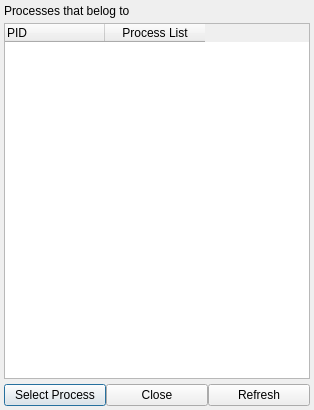
<?xml version="1.0" encoding="UTF-8"?>
<ui version="4.0">
 <class>ProcessList</class>
 <widget class="QDialog" name="ProcessList">
  <property name="geometry">
   <rect>
    <x>0</x>
    <y>0</y>
    <width>314</width>
    <height>410</height>
   </rect>
  </property>
  <property name="windowTitle">
   <string>Process List</string>
  </property>
  <layout class="QGridLayout" name="gridLayout">
   <property name="horizontalSpacing">
    <number>3</number>
   </property>
   <property name="verticalSpacing">
    <number>5</number>
   </property>
   <property name="margin">
    <number>4</number>
   </property>
   <item row="0" column="0">
    <widget class="QLabel" name="label">
     <property name="text">
      <string>Processes that belog to</string>
     </property>
    </widget>
   </item>
   <item row="0" column="1">
    <widget class="QLabel" name="label_user">
     <property name="palette">
      <palette>
       <active>
        <colorrole role="WindowText">
         <brush brushstyle="SolidPattern">
          <color alpha="255">
           <red>0</red>
           <green>0</green>
           <blue>0</blue>
          </color>
         </brush>
        </colorrole>
        <colorrole role="Button">
         <brush brushstyle="SolidPattern">
          <color alpha="255">
           <red>85</red>
           <green>170</green>
           <blue>0</blue>
          </color>
         </brush>
        </colorrole>
        <colorrole role="Light">
         <brush brushstyle="SolidPattern">
          <color alpha="255">
           <red>128</red>
           <green>255</green>
           <blue>0</blue>
          </color>
         </brush>
        </colorrole>
        <colorrole role="Midlight">
         <brush brushstyle="SolidPattern">
          <color alpha="255">
           <red>106</red>
           <green>212</green>
           <blue>0</blue>
          </color>
         </brush>
        </colorrole>
        <colorrole role="Dark">
         <brush brushstyle="SolidPattern">
          <color alpha="255">
           <red>42</red>
           <green>85</green>
           <blue>0</blue>
          </color>
         </brush>
        </colorrole>
        <colorrole role="Mid">
         <brush brushstyle="SolidPattern">
          <color alpha="255">
           <red>56</red>
           <green>113</green>
           <blue>0</blue>
          </color>
         </brush>
        </colorrole>
        <colorrole role="Text">
         <brush brushstyle="SolidPattern">
          <color alpha="255">
           <red>0</red>
           <green>0</green>
           <blue>0</blue>
          </color>
         </brush>
        </colorrole>
        <colorrole role="BrightText">
         <brush brushstyle="SolidPattern">
          <color alpha="255">
           <red>255</red>
           <green>255</green>
           <blue>255</blue>
          </color>
         </brush>
        </colorrole>
        <colorrole role="ButtonText">
         <brush brushstyle="SolidPattern">
          <color alpha="255">
           <red>0</red>
           <green>0</green>
           <blue>0</blue>
          </color>
         </brush>
        </colorrole>
        <colorrole role="Base">
         <brush brushstyle="SolidPattern">
          <color alpha="255">
           <red>255</red>
           <green>255</green>
           <blue>255</blue>
          </color>
         </brush>
        </colorrole>
        <colorrole role="Window">
         <brush brushstyle="SolidPattern">
          <color alpha="255">
           <red>85</red>
           <green>170</green>
           <blue>0</blue>
          </color>
         </brush>
        </colorrole>
        <colorrole role="Shadow">
         <brush brushstyle="SolidPattern">
          <color alpha="255">
           <red>0</red>
           <green>0</green>
           <blue>0</blue>
          </color>
         </brush>
        </colorrole>
        <colorrole role="AlternateBase">
         <brush brushstyle="SolidPattern">
          <color alpha="255">
           <red>170</red>
           <green>212</green>
           <blue>127</blue>
          </color>
         </brush>
        </colorrole>
        <colorrole role="ToolTipBase">
         <brush brushstyle="SolidPattern">
          <color alpha="255">
           <red>255</red>
           <green>255</green>
           <blue>220</blue>
          </color>
         </brush>
        </colorrole>
        <colorrole role="ToolTipText">
         <brush brushstyle="SolidPattern">
          <color alpha="255">
           <red>0</red>
           <green>0</green>
           <blue>0</blue>
          </color>
         </brush>
        </colorrole>
       </active>
       <inactive>
        <colorrole role="WindowText">
         <brush brushstyle="SolidPattern">
          <color alpha="255">
           <red>0</red>
           <green>0</green>
           <blue>0</blue>
          </color>
         </brush>
        </colorrole>
        <colorrole role="Button">
         <brush brushstyle="SolidPattern">
          <color alpha="255">
           <red>85</red>
           <green>170</green>
           <blue>0</blue>
          </color>
         </brush>
        </colorrole>
        <colorrole role="Light">
         <brush brushstyle="SolidPattern">
          <color alpha="255">
           <red>128</red>
           <green>255</green>
           <blue>0</blue>
          </color>
         </brush>
        </colorrole>
        <colorrole role="Midlight">
         <brush brushstyle="SolidPattern">
          <color alpha="255">
           <red>106</red>
           <green>212</green>
           <blue>0</blue>
          </color>
         </brush>
        </colorrole>
        <colorrole role="Dark">
         <brush brushstyle="SolidPattern">
          <color alpha="255">
           <red>42</red>
           <green>85</green>
           <blue>0</blue>
          </color>
         </brush>
        </colorrole>
        <colorrole role="Mid">
         <brush brushstyle="SolidPattern">
          <color alpha="255">
           <red>56</red>
           <green>113</green>
           <blue>0</blue>
          </color>
         </brush>
        </colorrole>
        <colorrole role="Text">
         <brush brushstyle="SolidPattern">
          <color alpha="255">
           <red>0</red>
           <green>0</green>
           <blue>0</blue>
          </color>
         </brush>
        </colorrole>
        <colorrole role="BrightText">
         <brush brushstyle="SolidPattern">
          <color alpha="255">
           <red>255</red>
           <green>255</green>
           <blue>255</blue>
          </color>
         </brush>
        </colorrole>
        <colorrole role="ButtonText">
         <brush brushstyle="SolidPattern">
          <color alpha="255">
           <red>0</red>
           <green>0</green>
           <blue>0</blue>
          </color>
         </brush>
        </colorrole>
        <colorrole role="Base">
         <brush brushstyle="SolidPattern">
          <color alpha="255">
           <red>255</red>
           <green>255</green>
           <blue>255</blue>
          </color>
         </brush>
        </colorrole>
        <colorrole role="Window">
         <brush brushstyle="SolidPattern">
          <color alpha="255">
           <red>85</red>
           <green>170</green>
           <blue>0</blue>
          </color>
         </brush>
        </colorrole>
        <colorrole role="Shadow">
         <brush brushstyle="SolidPattern">
          <color alpha="255">
           <red>0</red>
           <green>0</green>
           <blue>0</blue>
          </color>
         </brush>
        </colorrole>
        <colorrole role="AlternateBase">
         <brush brushstyle="SolidPattern">
          <color alpha="255">
           <red>170</red>
           <green>212</green>
           <blue>127</blue>
          </color>
         </brush>
        </colorrole>
        <colorrole role="ToolTipBase">
         <brush brushstyle="SolidPattern">
          <color alpha="255">
           <red>255</red>
           <green>255</green>
           <blue>220</blue>
          </color>
         </brush>
        </colorrole>
        <colorrole role="ToolTipText">
         <brush brushstyle="SolidPattern">
          <color alpha="255">
           <red>0</red>
           <green>0</green>
           <blue>0</blue>
          </color>
         </brush>
        </colorrole>
       </inactive>
       <disabled>
        <colorrole role="WindowText">
         <brush brushstyle="SolidPattern">
          <color alpha="255">
           <red>42</red>
           <green>85</green>
           <blue>0</blue>
          </color>
         </brush>
        </colorrole>
        <colorrole role="Button">
         <brush brushstyle="SolidPattern">
          <color alpha="255">
           <red>85</red>
           <green>170</green>
           <blue>0</blue>
          </color>
         </brush>
        </colorrole>
        <colorrole role="Light">
         <brush brushstyle="SolidPattern">
          <color alpha="255">
           <red>128</red>
           <green>255</green>
           <blue>0</blue>
          </color>
         </brush>
        </colorrole>
        <colorrole role="Midlight">
         <brush brushstyle="SolidPattern">
          <color alpha="255">
           <red>106</red>
           <green>212</green>
           <blue>0</blue>
          </color>
         </brush>
        </colorrole>
        <colorrole role="Dark">
         <brush brushstyle="SolidPattern">
          <color alpha="255">
           <red>42</red>
           <green>85</green>
           <blue>0</blue>
          </color>
         </brush>
        </colorrole>
        <colorrole role="Mid">
         <brush brushstyle="SolidPattern">
          <color alpha="255">
           <red>56</red>
           <green>113</green>
           <blue>0</blue>
          </color>
         </brush>
        </colorrole>
        <colorrole role="Text">
         <brush brushstyle="SolidPattern">
          <color alpha="255">
           <red>42</red>
           <green>85</green>
           <blue>0</blue>
          </color>
         </brush>
        </colorrole>
        <colorrole role="BrightText">
         <brush brushstyle="SolidPattern">
          <color alpha="255">
           <red>255</red>
           <green>255</green>
           <blue>255</blue>
          </color>
         </brush>
        </colorrole>
        <colorrole role="ButtonText">
         <brush brushstyle="SolidPattern">
          <color alpha="255">
           <red>42</red>
           <green>85</green>
           <blue>0</blue>
          </color>
         </brush>
        </colorrole>
        <colorrole role="Base">
         <brush brushstyle="SolidPattern">
          <color alpha="255">
           <red>85</red>
           <green>170</green>
           <blue>0</blue>
          </color>
         </brush>
        </colorrole>
        <colorrole role="Window">
         <brush brushstyle="SolidPattern">
          <color alpha="255">
           <red>85</red>
           <green>170</green>
           <blue>0</blue>
          </color>
         </brush>
        </colorrole>
        <colorrole role="Shadow">
         <brush brushstyle="SolidPattern">
          <color alpha="255">
           <red>0</red>
           <green>0</green>
           <blue>0</blue>
          </color>
         </brush>
        </colorrole>
        <colorrole role="AlternateBase">
         <brush brushstyle="SolidPattern">
          <color alpha="255">
           <red>85</red>
           <green>170</green>
           <blue>0</blue>
          </color>
         </brush>
        </colorrole>
        <colorrole role="ToolTipBase">
         <brush brushstyle="SolidPattern">
          <color alpha="255">
           <red>255</red>
           <green>255</green>
           <blue>220</blue>
          </color>
         </brush>
        </colorrole>
        <colorrole role="ToolTipText">
         <brush brushstyle="SolidPattern">
          <color alpha="255">
           <red>0</red>
           <green>0</green>
           <blue>0</blue>
          </color>
         </brush>
        </colorrole>
       </disabled>
      </palette>
     </property>
     <property name="text">
      <string/>
     </property>
    </widget>
   </item>
   <item row="1" column="0" colspan="2">
    <widget class="QTableWidget" name="tableWidget">
     <property name="editTriggers">
      <set>QAbstractItemView::NoEditTriggers</set>
     </property>
     <property name="showGrid">
      <bool>false</bool>
     </property>
     <attribute name="verticalHeaderVisible">
      <bool>false</bool>
     </attribute>
     <attribute name="verticalHeaderHighlightSections">
      <bool>false</bool>
     </attribute>
     <column>
      <property name="text">
       <string>PID</string>
      </property>
      <property name="textAlignment">
       <set>AlignLeft|AlignVCenter</set>
      </property>
     </column>
     <column>
      <property name="text">
       <string>Process List</string>
      </property>
     </column>
    </widget>
   </item>
   <item row="2" column="0" colspan="2">
    <layout class="QHBoxLayout" name="horizontalLayout">
     <item>
      <widget class="QPushButton" name="pushButton">
       <property name="text">
        <string>Select Process</string>
       </property>
      </widget>
     </item>
     <item>
      <widget class="QPushButton" name="pushButton_2">
       <property name="text">
        <string>Close</string>
       </property>
      </widget>
     </item>
     <item>
      <widget class="QPushButton" name="pushButton_3">
       <property name="text">
        <string>Refresh</string>
       </property>
      </widget>
     </item>
    </layout>
   </item>
  </layout>
 </widget>
 <resources/>
 <connections>
  <connection>
   <sender>pushButton_2</sender>
   <signal>clicked()</signal>
   <receiver>ProcessList</receiver>
   <slot>exit()</slot>
   <hints>
    <hint type="sourcelabel">
     <x>35</x>
     <y>413</y>
    </hint>
    <hint type="destinationlabel">
     <x>7</x>
     <y>417</y>
    </hint>
   </hints>
  </connection>
  <connection>
   <sender>pushButton</sender>
   <signal>clicked()</signal>
   <receiver>ProcessList</receiver>
   <slot>selectProc()</slot>
   <hints>
    <hint type="sourcelabel">
     <x>164</x>
     <y>377</y>
    </hint>
    <hint type="destinationlabel">
     <x>2</x>
     <y>373</y>
    </hint>
   </hints>
  </connection>
 </connections>
 <slots>
  <slot>exit()</slot>
  <slot>selectProc()</slot>
 </slots>
</ui>
